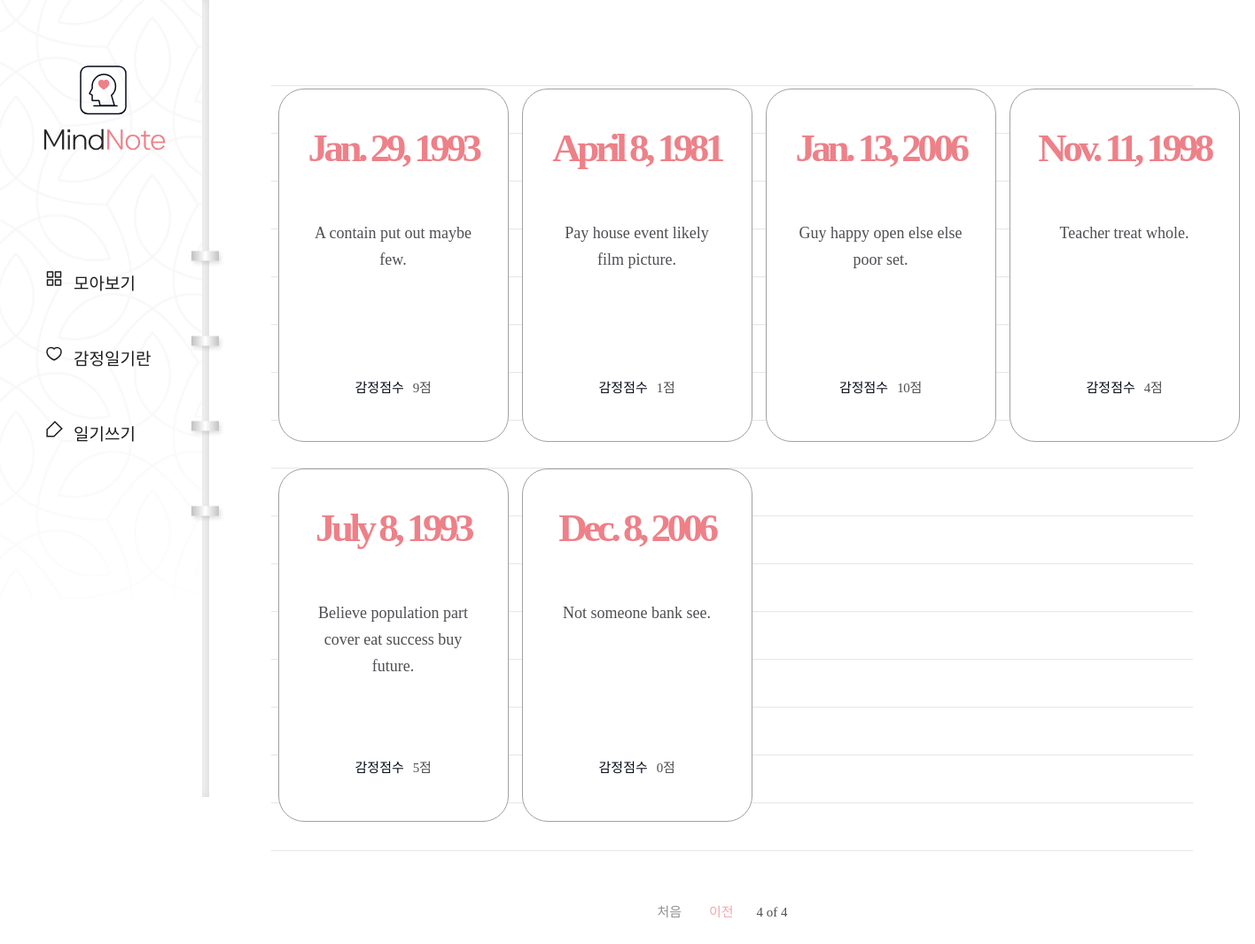
/diary/?page=4, run on an earlier commit of the app's database.
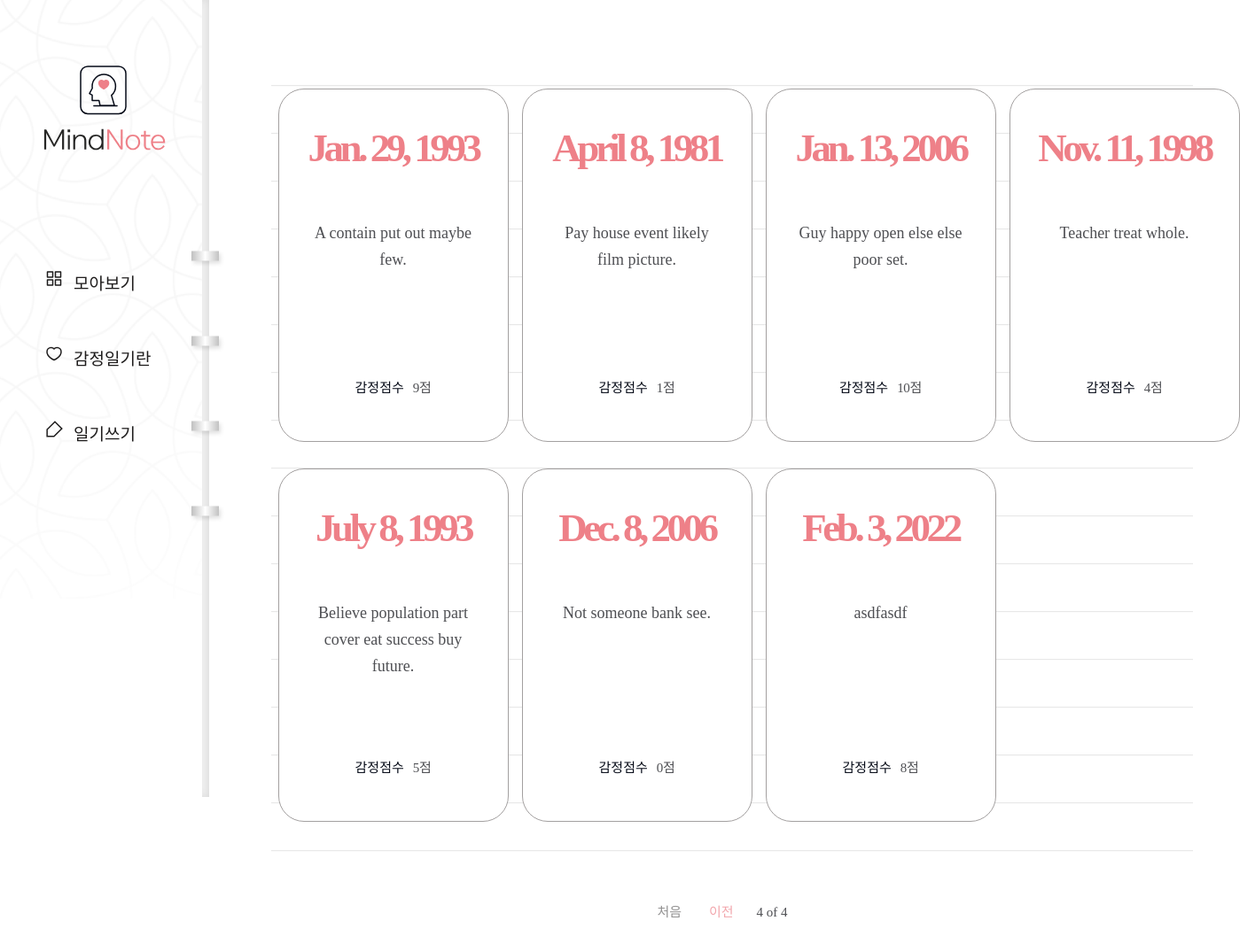
And on a later commit of the database.
### diary/models.py (models this page shows, shortened)
class Page(models.Model):
    title = models.CharField(max_length=100, validators=[validate_no_hash])
    content = models.TextField(validators=[validate_no_hash])
    feeling = models.CharField(
        max_length=80, validators=[validate_no_hash, validate_no_numbers]
    )
    score = models.IntegerField(validators=[validate_score])
    dt_created = models.DateField()

### diary/views.py (the view)
# urls.py: path("diary/", views.page_list, name="page-list"),
def page_list(request):
    object_list = Page.objects.all()
    paginator = Paginator(object_list, 8)
    curr_page_num = request.GET.get("page")
    if curr_page_num is None:
        curr_page_num = 1
    page = paginator.page(curr_page_num)
    return render(request, "diary/page_list.html", {"page": page})

### diary/templates/diary/page_list.html (shortened to what this page needs)
{% extends './base.html' %}
{% load static %}
{% block content %}
  {% if page.object_list %}
    <div class="wrap-note">
      <div class="note">
        <div class="note-list">
          <ul>
            {% for obj in page.object_list %}
              <li>
                <a href="{% url 'page-detail' obj.id %}">
                  <div class="date">
                    <span>{{ obj.dt_created }}</span>
                  </div>
                  <h2>{{ obj.title }}</h2>
                  <div class="score">
                    <p>감정점수</p>
                    <span>{{ obj.score }}점</span>
                  </div>
                </a>
              </li>
            {% endfor %}
          </ul>
        </div>
        <div class="paging">
          {% if page.has_previous %}
            <a href="?page=1" class="first">처음</a>
            <a href="?page={{ page.previous_page_number }}" class="prev">이전</a>
          {% endif %}
          <span class="page">
            <p>{{ page.number }} of {{ page.paginator.num_pages }}</p>
          </span>
        </div>
      </div>
    </div>
  {% endif %}
{% endblock content %}

What changed in the data, as far as the page shows it:
added Page: dt_created "Feb. 3, 2022", title "asdfasdf", score "8"
